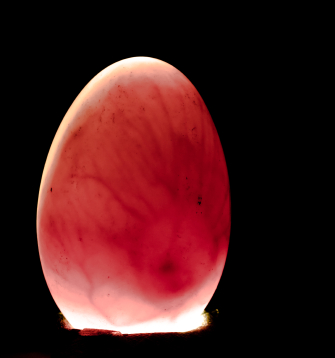
#> input picture img/egg1.jpg, 335 x 358 px
$ python mriMethod.py
#> lines starting #> are read from the running program, lines starting #| are printed output that depends on the picture; after the words box and inside, x2 and y2 are one past the last pixel; in counts of white or black regions, pixels touching at a corner belong together
import cv2
import numpy as np
from matplotlib import pyplot as plt

img = cv2.imread('img/egg1.jpg', 0)
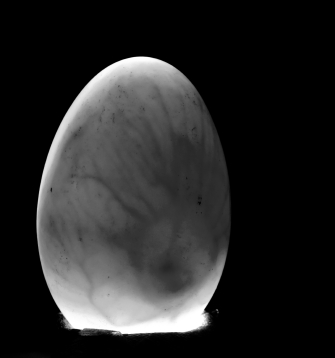
#> img: shape (358, 335); min 0, max 255, mean 39
img = cv2.medianBlur(img, 5)

ret, th1 = cv2.threshold(img, 127, 255, cv2.THRESH_BINARY)
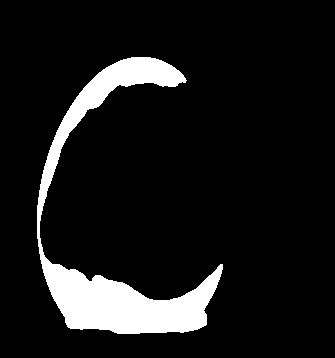
#> th1: shape (358, 335); 9.7% white; 1 white region, box (x1, y1, x2, y2) and area: (37, 57, 223, 334) 11644
th2 = cv2.adaptiveThreshold(img, 255, cv2.ADAPTIVE_THRESH_MEAN_C, \
                            cv2.THRESH_BINARY, 11, 2)
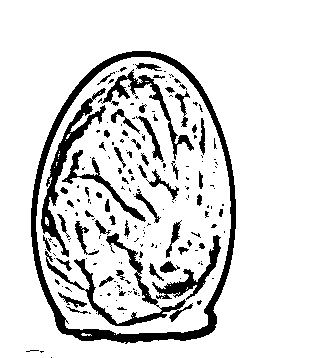
#> th2: shape (358, 335); 87% white; 198 black regions (143 under 20 px), largest, box (x1, y1, x2, y2) and area: (31, 51, 236, 344) 5276, (41, 88, 106, 257) 1775, (45, 233, 193, 326) 1728
th3 = cv2.adaptiveThreshold(img, 255, cv2.ADAPTIVE_THRESH_GAUSSIAN_C, \
                            cv2.THRESH_BINARY, 11, 2)
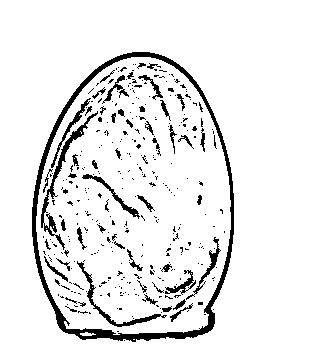
#> th3: shape (358, 335); 92.2% white; 344 black regions (292 under 20 px), largest, box (x1, y1, x2, y2) and area: (32, 52, 234, 342) 3885, (41, 111, 98, 250) 746, (77, 261, 167, 327) 476

titles = ['Original Image', 'Global Thresholding (v = 127)',
          'Adaptive Mean Thresholding', 'Adaptive Gaussian Thresholding']
images = [img, th1, th2, th3]

#> (the run stopped early here; a loop or call above may not have finished)

$ run again, with img/egg2.jpg copied over img/egg1.jpg
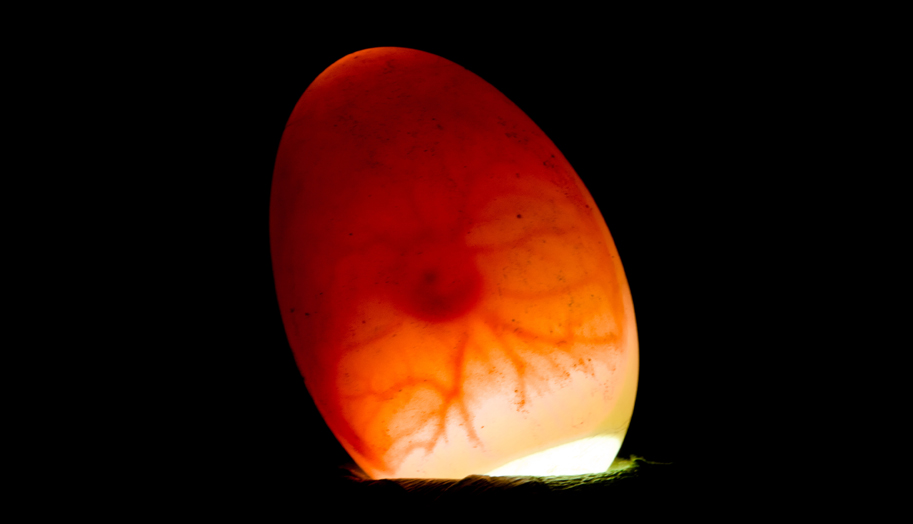
#> input picture img/egg2.jpg, 913 x 524 px
#> `ret, th1 = cv2.threshold(img, 127, 255, cv2.THRESH_BINARY)`:
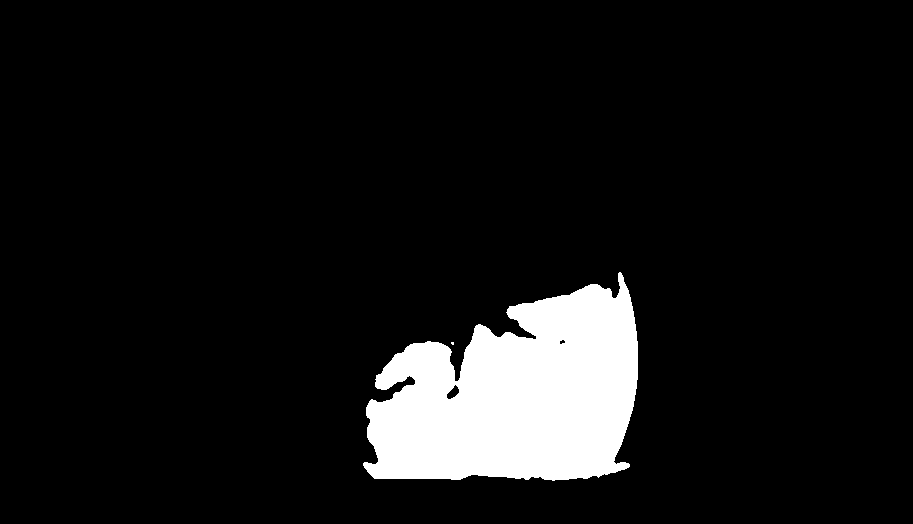
#> th1: shape (524, 913); 8.3% white; 2 white regions (1 under 20 px), largest, box (x1, y1, x2, y2) and area: (363, 272, 638, 481) 39793
#> th2: shape (524, 913); 94.9% white; 396 black regions (318 under 20 px), largest, box (x1, y1, x2, y2) and area: (265, 41, 659, 477) 6131, (332, 331, 485, 474) 3906, (341, 460, 659, 494) 3264
#> `th3 = cv2.adaptiveThreshold(img, 255, cv2.ADAPTIVE_THRESH_GAUSSIAN_C, ..`:
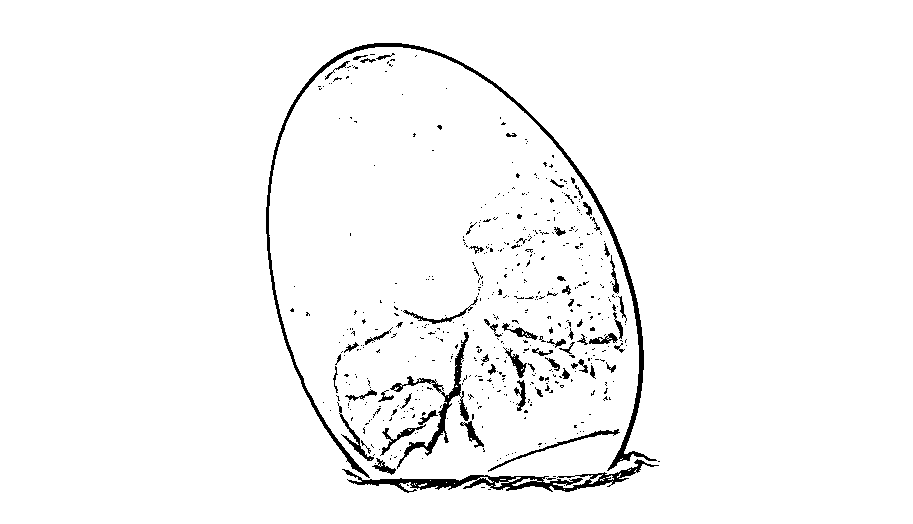
#> th3: shape (524, 913); 97% white; 521 black regions (457 under 20 px), largest, box (x1, y1, x2, y2) and area: (266, 43, 657, 478) 4218, (342, 459, 659, 493) 2377, (390, 332, 469, 469) 1330

$ run again, with img/egg3.jpg copied over img/egg1.jpg
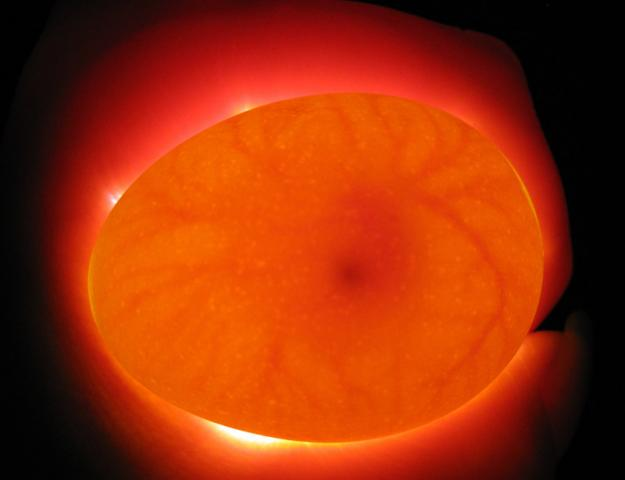
#> input picture img/egg3.jpg, 625 x 480 px
#> `ret, th1 = cv2.threshold(img, 127, 255, cv2.THRESH_BINARY)`:
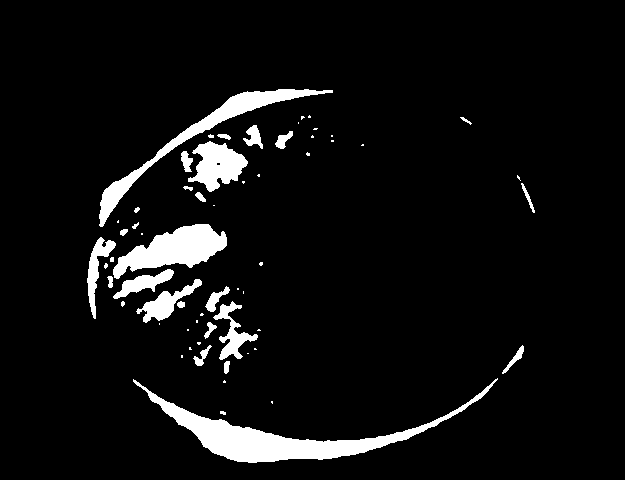
#> th1: shape (480, 625); 6.4% white; 61 white regions (35 under 20 px), largest, box (x1, y1, x2, y2) and area: (133, 378, 498, 463) 5895, (113, 224, 227, 279) 3130, (99, 89, 333, 227) 3101
#> th2: shape (480, 625); 92.2% white; 1522 black regions (1340 under 20 px), largest, box (x1, y1, x2, y2) and area: (346, 0, 578, 336) 2952, (138, 339, 524, 442) 2545, (105, 93, 349, 225) 1484
#> `th3 = cv2.adaptiveThreshold(img, 255, cv2.ADAPTIVE_THRESH_GAUSSIAN_C, ..`:
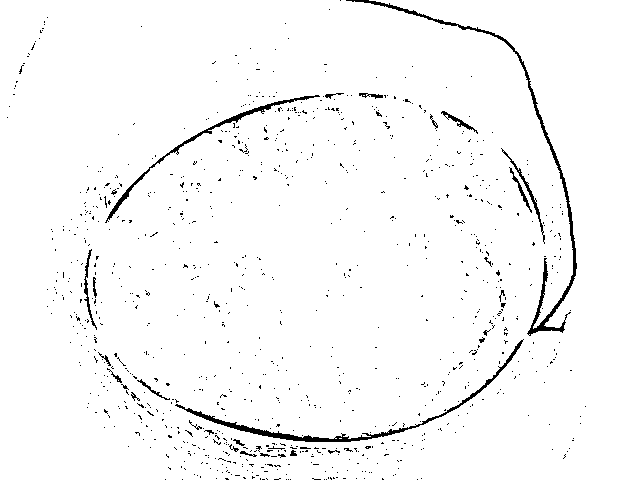
#> th3: shape (480, 625); 97.3% white; black in thin lines or dots

$ run again, with img/egg4.jpg copied over img/egg1.jpg
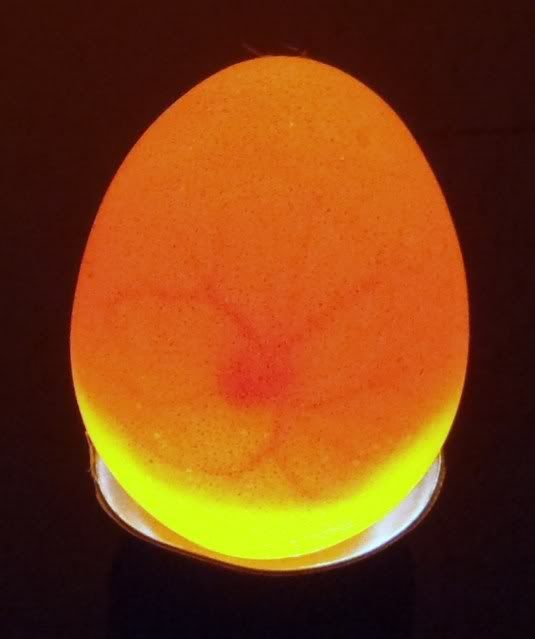
#> input picture img/egg4.jpg, 535 x 639 px
#> `ret, th1 = cv2.threshold(img, 127, 255, cv2.THRESH_BINARY)`:
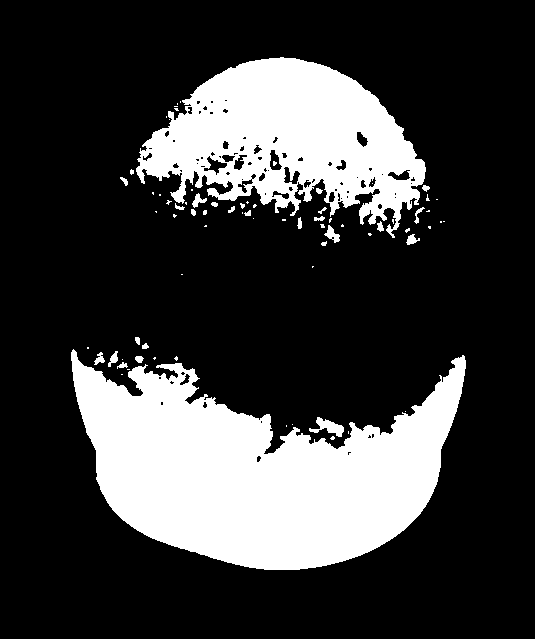
#> th1: shape (639, 535); 23.5% white; 75 white regions (49 under 20 px), largest, box (x1, y1, x2, y2) and area: (71, 349, 466, 570) 50066, (136, 57, 426, 238) 28699, (309, 417, 344, 437) 313
#> th2: shape (639, 535); 90% white; 1486 black regions (1202 under 20 px), largest, box (x1, y1, x2, y2) and area: (63, 40, 477, 582) 12387, (104, 465, 378, 564) 2404, (392, 456, 437, 529) 464
#> `th3 = cv2.adaptiveThreshold(img, 255, cv2.ADAPTIVE_THRESH_GAUSSIAN_C, ..`:
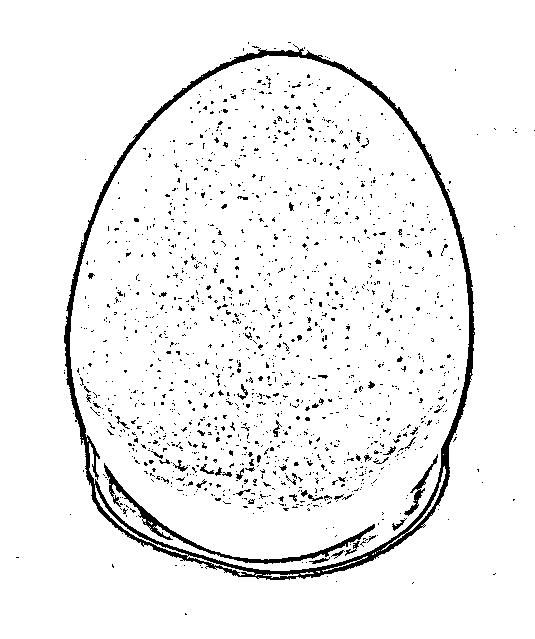
#> th3: shape (639, 535); 94.7% white; 1489 black regions (1434 under 20 px), largest, box (x1, y1, x2, y2) and area: (64, 44, 475, 580) 8726, (104, 463, 375, 564) 1590, (404, 454, 438, 516) 316
